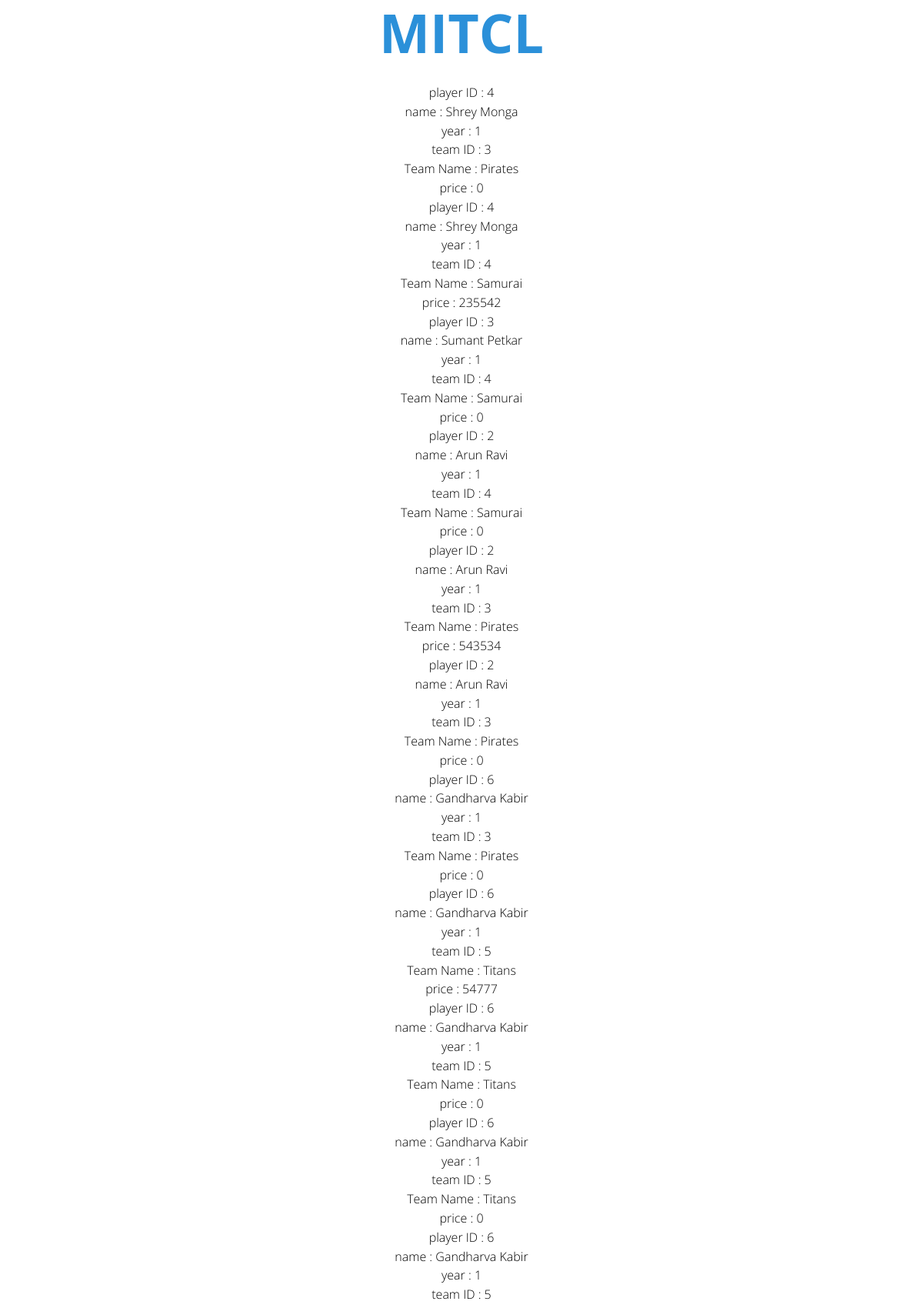
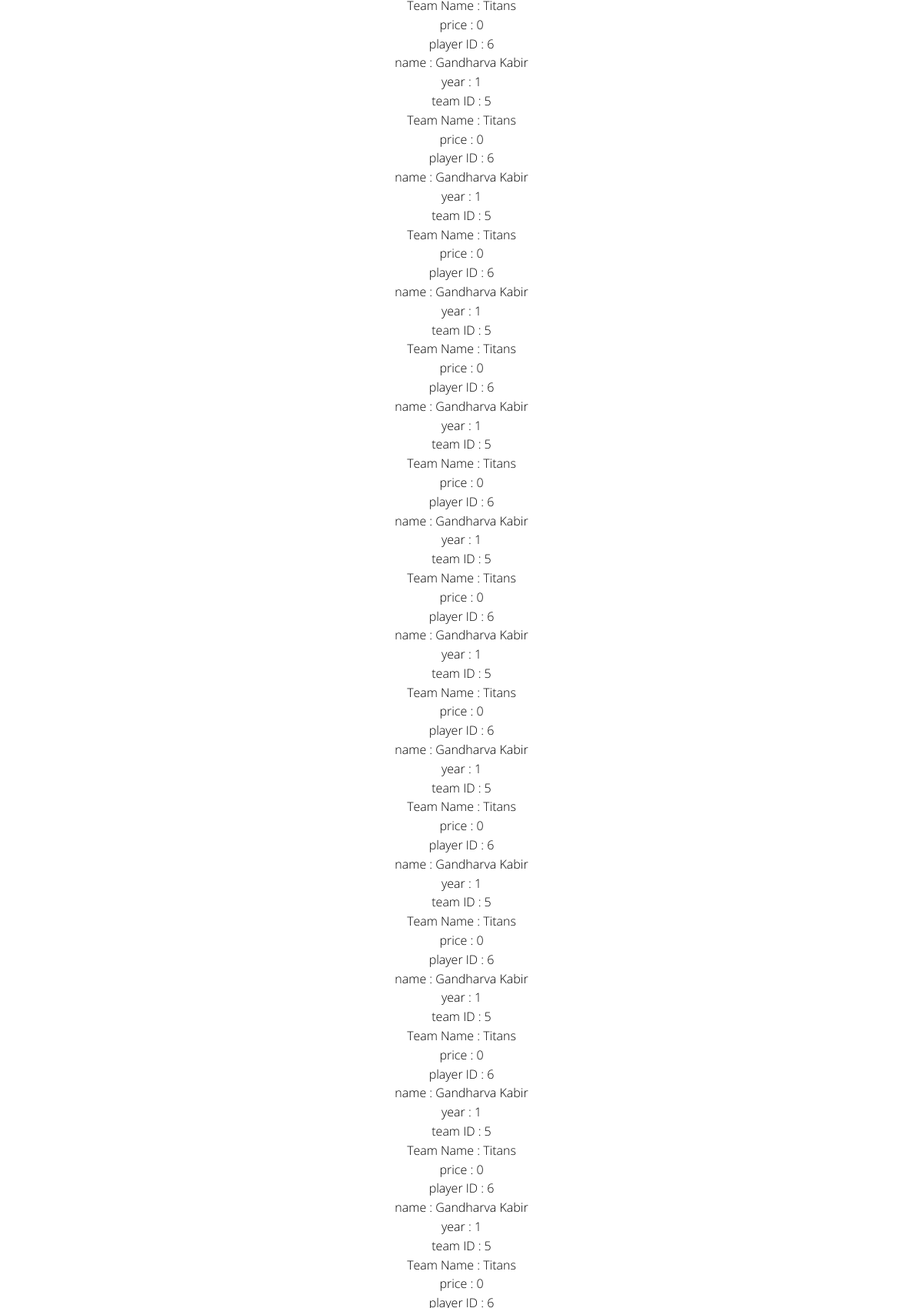
The page /teamDisplay.php (upper part) on the database its author committed (2 pictures, top to bottom).
### tables this page shows
CREATE TABLE `final` (
  `ID` int(11) NOT NULL,
  `pId` int(11) NOT NULL,
  `pName` varchar(100) NOT NULL,
  `pTeamId` int(11) NOT NULL,
  `pTeamName` varchar(100) NOT NULL,
  `pYear` int(11) NOT NULL,
  `pPrice` int(11) NOT NULL
);

### teamDisplay.php (the view, shortened to what this page needs)
<!DOCTYPE html>
<html>
  <head>
    <link rel="stylesheet" href="http://maxcdn.bootstrapcdn.com/font-awesome/4.6.1/css/font-awesome.min.css">
    <link rel="stylesheet" href="http://maxcdn.bootstrapcdn.com/bootstrap/3.3.6/css/bootstrap.min.css">
    <link rel="stylesheet" href="css/style.default.css" id="theme-stylesheet">
    <link rel="stylesheet" href="css/custom.css">
  </head>
  <body>
    <section id="intro" class="text-intro no-padding-bottom">
      <div class="container text-center">
        <div class="col-sm-12">
            <h1> <span class="text-primary">MITCL</span></h1>
	<?php
		$server="localhost";
		$unm="root";
		$pwd="";
		$db="mitcl";
		$con=new mysqli($server,$unm,$pwd,$db);
	$qrysel="SELECT pId, pName, pYear, pPrice, pTeamId, pTeamName FROM final";
$result = mysqli_query($con, $qrysel);
if (mysqli_num_rows($result) == 0) {
	echo "sorry";}
	else{
	while($row = mysqli_fetch_assoc($result)) {
        echo "player ID : ".$row['pId']."</br>"."name : ".$row['pName']."</br>"."year : ".$row['pYear']."</br>"."team ID : ".$row['pTeamId']."</br>"."Team Name : ".$row['pTeamName']."</br>"."price : ".$row['pPrice']."</br>";
    }
}
?>
</div><b>
        </div>
    </section>

### css/style.default.css (style rules this page uses)
html { height: 100%; }
body { height: 100%; font-weight: 300; }
section { position: relative; }
@media (min-width: 1200px) { .text-intro h1 { font-size: 70px; } }
body { font-family: "Open Sans", Helvetica, Arial, sans-serif; font-size: 16px; line-height: 1.55; color: #000000; background-color: #ffffff; }
h1, h2, h3, h4, h5, h6, .h1, .h2, .h3, .h4, .h5, .h6 { font-family: "Open Sans", Helvetica, Arial, sans-serif; font-weight: 700; line-height: 1.2; color: #000000; }
h1, .h1 { font-size: 48px; }
h1, .h1, h2, .h2, h3, .h3 { margin-top: 0; margin-bottom: 24px; }
.text-primary { color: #2b90d9; }

### teamDisplay.php (style rules this page uses)
.text-center { text-align:center; }

### rows shown on the page
final: pId "4", pName "Shrey Monga", pYear "1", pTeamId "3", pTeamName "Pirates", pPrice "0"
final: pId "4", pName "Shrey Monga", pYear "1", pTeamId "4", pTeamName "Samurai", pPrice "235542"
final: pId "3", pName "Sumant Petkar", pYear "1", pTeamId "4", pTeamName "Samurai", pPrice "0"
final: pId "2", pName "Arun Ravi", pYear "1", pTeamId "4", pTeamName "Samurai", pPrice "0"
final: pId "2", pName "Arun Ravi", pYear "1", pTeamId "3", pTeamName "Pirates", pPrice "543534"
final: pId "2", pName "Arun Ravi", pYear "1", pTeamId "3", pTeamName "Pirates", pPrice "0"
final: pId "6", pName "Gandharva Kabir", pYear "1", pTeamId "3", pTeamName "Pirates", pPrice "0"
final: pId "6", pName "Gandharva Kabir", pYear "1", pTeamId "5", pTeamName "Titans", pPrice "54777"
final: pId "6", pName "Gandharva Kabir", pYear "1", pTeamId "5", pTeamName "Titans", pPrice "0"
final: pId "6", pName "Gandharva Kabir", pYear "1", pTeamId "5", pTeamName "Titans", pPrice "0"
final: pId "6", pName "Gandharva Kabir", pYear "1", pTeamId "5", pTeamName "Titans", pPrice "0"
final: pId "6", pName "Gandharva Kabir", pYear "1", pTeamId "5", pTeamName "Titans", pPrice "0"
final: pId "6", pName "Gandharva Kabir", pYear "1", pTeamId "5", pTeamName "Titans", pPrice "0"
final: pId "6", pName "Gandharva Kabir", pYear "1", pTeamId "5", pTeamName "Titans", pPrice "0"
final: pId "6", pName "Gandharva Kabir", pYear "1", pTeamId "5", pTeamName "Titans", pPrice "0"
final: pId "6", pName "Gandharva Kabir", pYear "1", pTeamId "5", pTeamName "Titans", pPrice "0"
final: pId "6", pName "Gandharva Kabir", pYear "1", pTeamId "5", pTeamName "Titans", pPrice "0"
final: pId "6", pName "Gandharva Kabir", pYear "1", pTeamId "5", pTeamName "Titans", pPrice "0"
final: pId "6", pName "Gandharva Kabir", pYear "1", pTeamId "5", pTeamName "Titans", pPrice "0"
final: pId "6", pName "Gandharva Kabir", pYear "1", pTeamId "5", pTeamName "Titans", pPrice "0"
final: pId "6", pName "Gandharva Kabir", pYear "1", pTeamId "5", pTeamName "Titans", pPrice "0"
final: pId "6", pName "Gandharva Kabir", pYear "1", pTeamId "5", pTeamName "Titans", pPrice "0"
